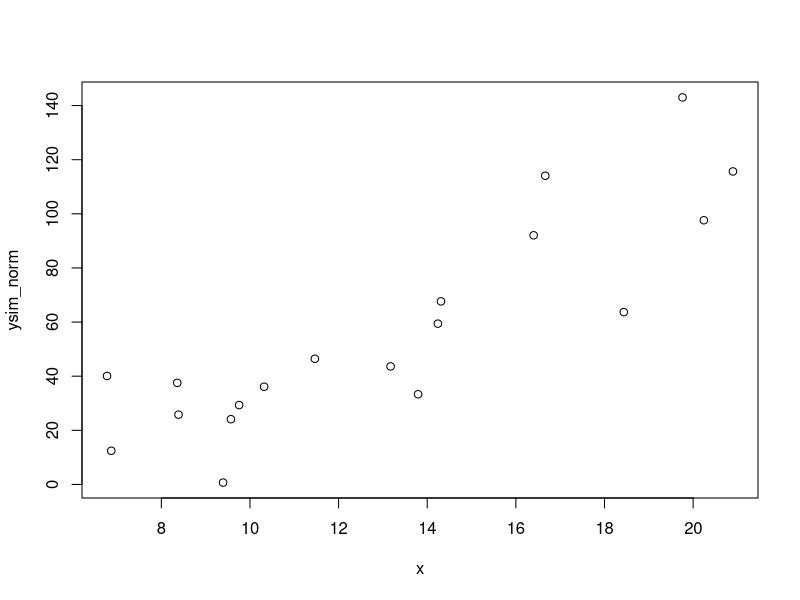
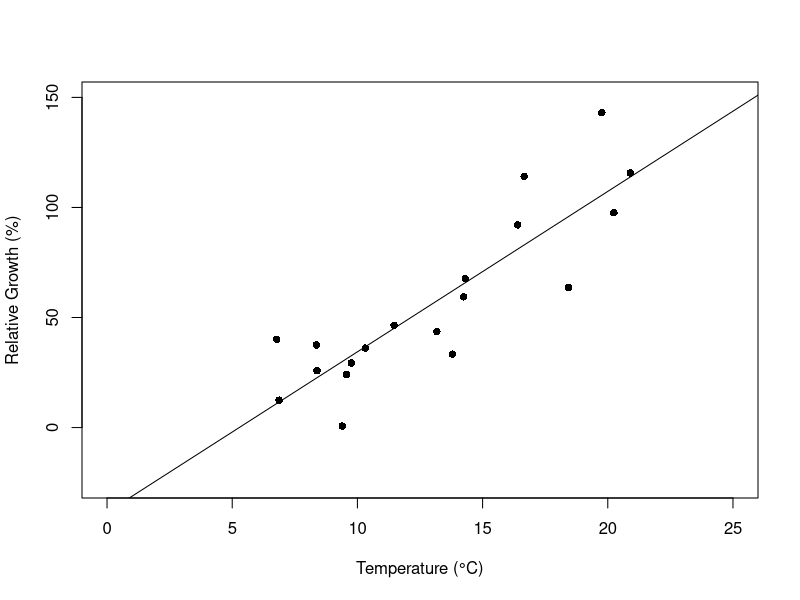
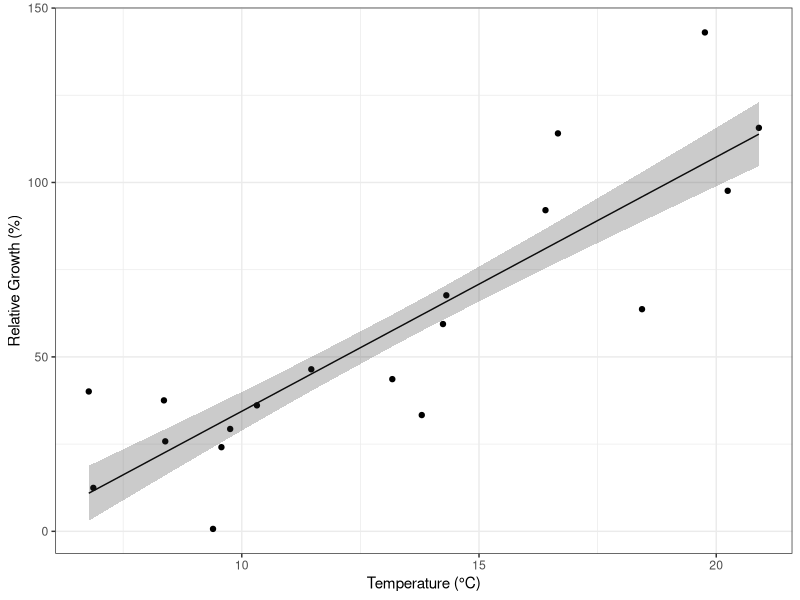

The R script that drew these images, in order:
library(tidyverse)
library(broom)

# Here we are going to generate some data that reflects the growth of the sea star
 

# Setting the seed to get reproducible random numbers, this value is arbitrary
set.seed(5)

# Next we need to determine the number of weight(g) observations we will take (sample size, each sea star is weighed as a juvenile)
#  we will define n = 19 defined when addressing the independent variable

# We want a normal distribution for temperature within a range
# from 5.04 -21.62 degrees celcius - min and max values taken from data set

x <- runif(n = 19, min = 5.04, max = 21.62)


# defining the slope and then the intercept of the original regression
# initial regression equation taken from data gooding_harley_2009.csv

b0 <- 7.717

b1 <- -45.036

# Next we can try putting it all together and see if we get some data!
# I increased the standard deviation that is used to add noise to the data from the 1 that was given in the example to make the SE for simulated data more realistic

ytrue <- (b0 * x) + b1

ysim_norm <- ytrue + rnorm(n = 19, mean = 0, sd = 18)

#create data frame
df = data.frame(x, ysim_norm)

#visualize data with rudimentary plot  
plot(x,ysim_norm)

#create linear model
m <- lm(ysim_norm ~ x)
summary(m)

#create plot
plot(ysim_norm ~ x, data = df, xlim=c(0,25), ylim=c(-25,150), xlab= "Temperature (°C)", ylab= "Relative Growth (%)", pch=16) + 
  abline(lm(ysim_norm ~ x))

## creating a df with predicted values from model output
predicted <- augment(m, se_fit = TRUE)

growth_with_temp <- 
  ggplot(data = predicted, aes(x = x, y = ysim_norm)) + 
  geom_point() + 
  labs(x = "Temperature (°C)", y = "Relative Growth (%)") + 
  geom_line(aes(y = .fitted)) + 
  geom_ribbon(aes(y = .fitted, 
                            ymax = (.fitted + .se.fit), 
                            ymin = (.fitted - .se.fit)), alpha = 0.25) + 
  theme_bw()

ggsave("./figures/growth_with_temp.pdf", growth_with_temp, 
       height = 5, width = 7, units ="in")


